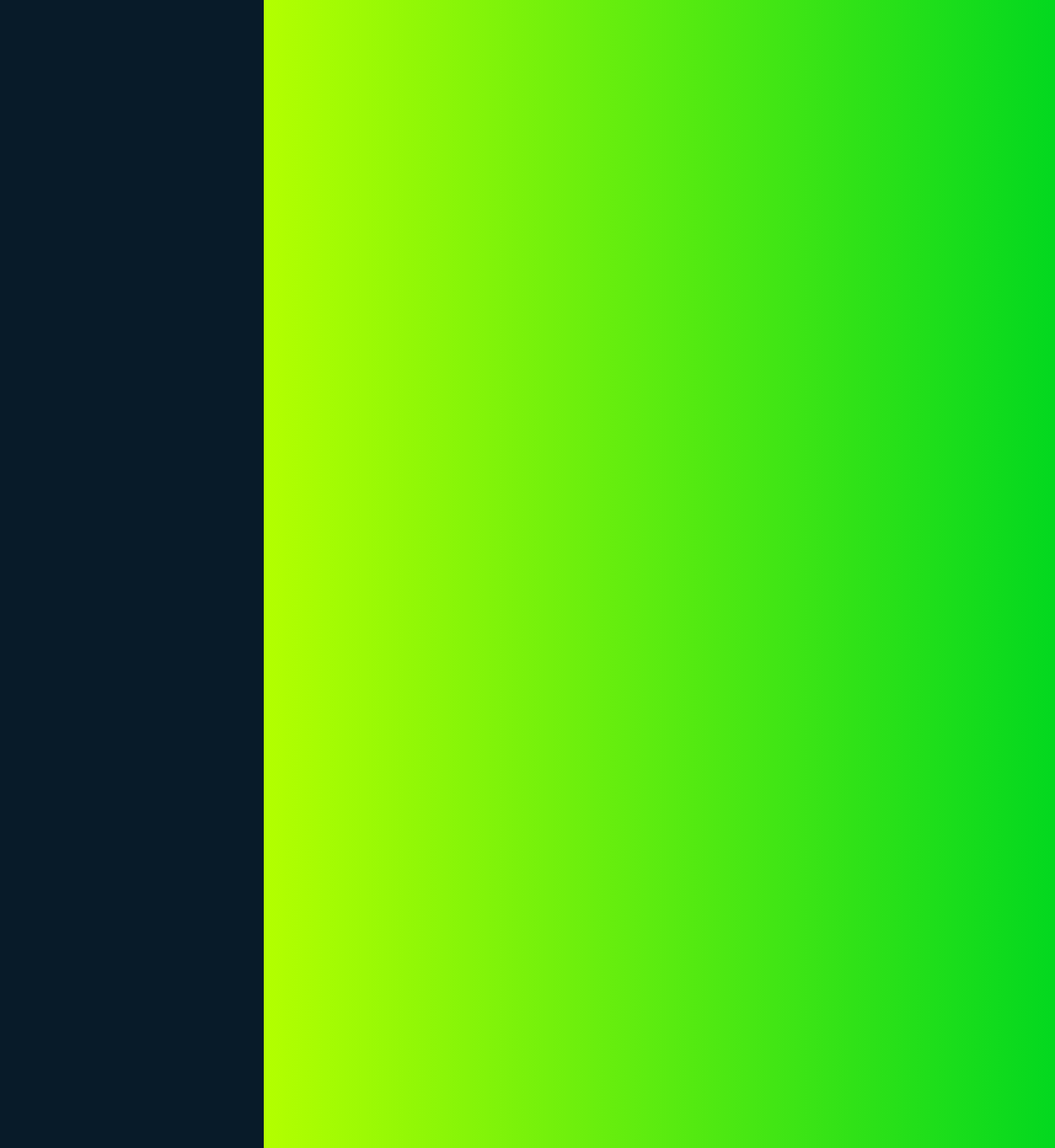
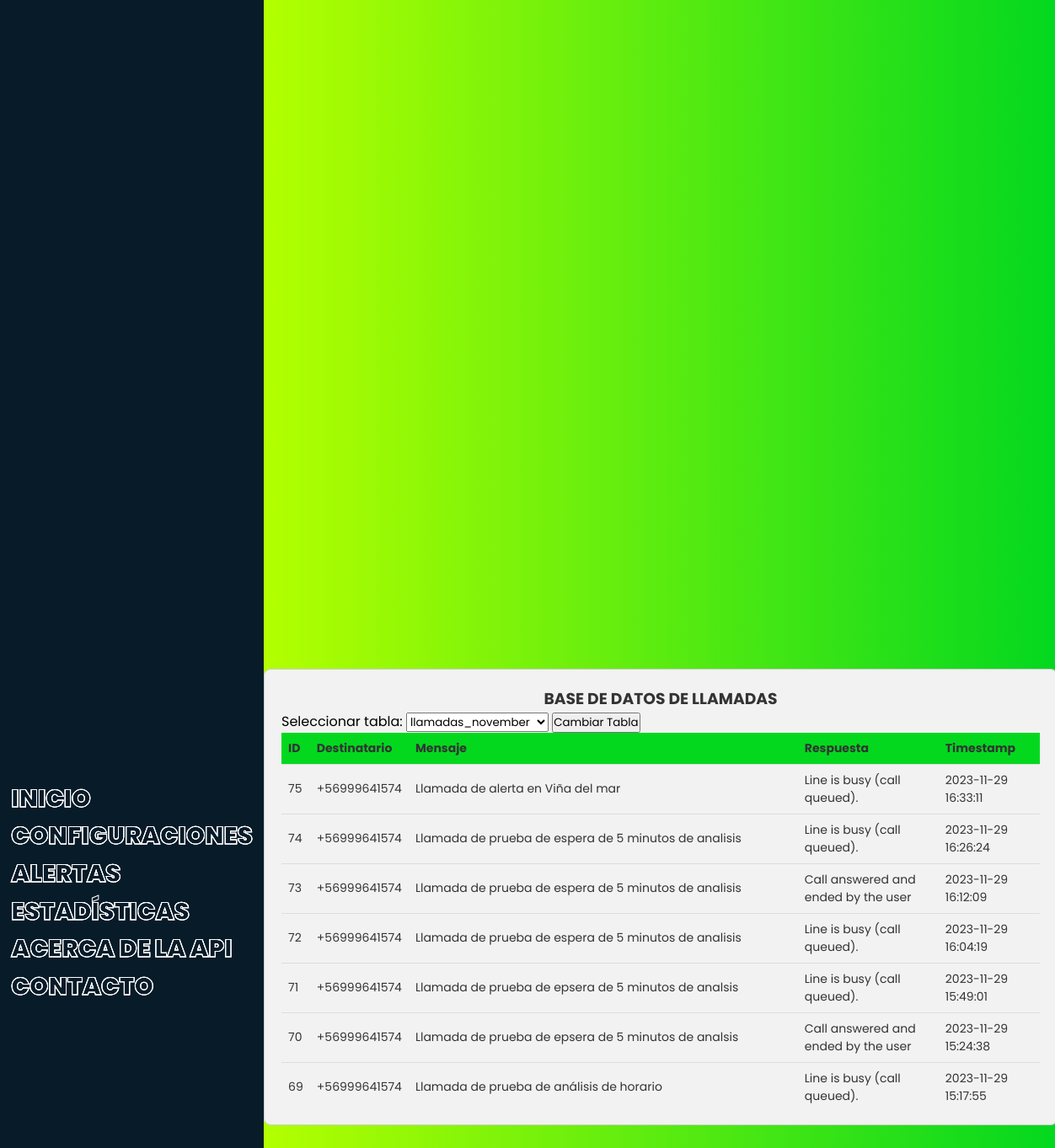
Page /ALERTAS on the committed database (2 pictures, top to bottom).
### tables this page shows
CREATE TABLE llamadas_november (
            id INTEGER PRIMARY KEY AUTOINCREMENT,
            destinatario TEXT,
            mensaje TEXT,
            respuesta TEXT,
            timestamp DATETIME
        );

### webapp2.py (the view)
@app.route('/ALERTAS', methods=['GET', 'POST'])
def mostrar_llamadas():
    tablas = get_lista_tablas()
    if request.method == 'POST':
        tabla_seleccionada = request.form['tabla']
        llamadas = obtener_llamadas(tabla_seleccionada)
        return render_template('alertas.html', llamadas=llamadas, tablas=tablas, tabla_seleccionada=tabla_seleccionada)
    tabla_default = 'llamadas_november'  # Cambia esto según tu necesidad
    llamadas = obtener_llamadas(tabla_default)
    return render_template('alertas.html', llamadas=llamadas, tablas=tablas, tabla_seleccionada=tabla_default)

### webapp2.py (called while the page is built)
def obtener_llamadas(tabla):
    conn = sqlite3.connect('llamadas.db')
    cursor = conn.cursor()
    cursor.execute(f"SELECT * FROM {tabla} ORDER BY id DESC")
    llamadas = cursor.fetchall()
    conn.close()
    return llamadas

def get_lista_tablas():
    conn = sqlite3.connect('llamadas.db')
    cursor = conn.cursor()
    cursor.execute("SELECT name FROM sqlite_master WHERE type='table' AND name LIKE 'llamadas_%'")
    tablas = [row[0] for row in cursor.fetchall()]
    conn.close()
    return tablas

### templates/alertas.html (shortened to what this page needs)
<!DOCTYPE html>
<html>
<head>
    <link rel="stylesheet" href="static/alertas.css">
</head>
<body>
    <main>
        <nav>
            <ul>
                <li><a href="/INICIO" data-text="INICIO">INICIO</a></li>
                <li><a href="/CONFIG" data-text="CONFIGURACIONES">CONFIGURACIONES</a></li>
                <li><a href="/ALERTAS" id="config-link"  data-text="ALERTAS">ALERTAS</a></li>
                <li><a href="/ESTADISTICAS" data-text="ESTADISTICAS">ESTADÍSTICAS</a></li>
                <li><a href="/ABOUTAPI" data-text="ACERCA DE LA API">ACERCA DE LA API</a></li>
                <li><a href="/CONTACTO" data-text="CONTACTO">CONTACTO</a></li>
            </ul>
        </nav>
        <section id="MAIN-BOX">
            <section id="BOX1">
                <h1>BASE DE DATOS DE LLAMADAS</h1>
                <form action="/ALERTAS" method="post">
                    <label for="tabla">Seleccionar tabla:</label>
                    <select id="tabla" name="tabla">
                        {% for tabla in tablas %}
                            {% if tabla == tabla_seleccionada %}
                                <option value="{{ tabla }}" selected>{{ tabla }}</option>
                            {% else %}
                                <option value="{{ tabla }}">{{ tabla }}</option>
                            {% endif %}
                        {% endfor %}
                    </select>
                    <input type="submit" value="Cambiar Tabla">
                </form>
                <div class="table-container">
                    <table class="styled-table">
                        <thead>
                            <tr>
                                <th>ID</th>
                                <th>Destinatario</th>
                                <th>Mensaje</th>
                                <th>Respuesta</th>
                                <th>Timestamp</th>
                            </tr>
                        </thead>
                        <tbody>
                            {% for llamada in llamadas %}
                            <tr>
                                <td>{{ llamada[0] }}</td>
                                <td>{{ llamada[1] }}</td>
                                <td>{{ llamada[2] }}</td>
                                <td>{{ llamada[3] }}</td>
                                <td>{{ llamada[4] }}</td>
                            </tr>
                            {% endfor %}
                        </tbody>
                    </table>
                </div>
            </section>
        </section>
    </main>
</body>
</html>

### static/alertas.css (style rules this page uses)
* { margin: 0; padding: 0; font-family: 'Poppins', sans-serif; }
@media screen and (min-width: 769px) { main { flex-direction: row; } }
@media screen and (min-width: 769px) { nav { width: 25%; } }
@media screen and (min-width: 769px) { #MAIN-BOX { width: 75%; } }
@media screen and (min-width: 769px) { #BOX1 { width: 100%; max-width: 100%; height: auto; padding: 20px; } }
main { display: flex; background: #081b29; }
nav { display: flex; justify-content: center; align-items: center; min-height: 100vh; background: #081b29; overflow: hidden; width: 25%; margin: 0 10px; }
ul li { list-style: none; }
ul li a { position: relative; display: block; color: transparent; -webkit-text-stroke: 1px #fff; font-size: 1.8em; font-weight: 900; text-decoration: none; line-height: 1.2em; padding-bottom: 10px; }
ul li a:before, ul li a:after { content: attr(data-text); position: absolute; top: 0; left: 0; transition: 0.5s; }
#MAIN-BOX { display: flex; flex-direction: column; align-items: center; justify-content: center; height: 100vh; width: 75%; background: linear-gradient(to right, #b3ff00, #03d81f); }
#BOX1 { background-color: #f2f2f2; border: 1px solid #ccc; border-radius: 8px; padding: 20px; margin: 0 auto; height: 500px; width: 900px; max-width: 1000px; }
#BOX1 h1 { text-align: center; color: #333; }
table { border-collapse: collapse; width: 100%; color: #333; font-family: Arial, sans-serif; font-size: 14px; text-align: left; overflow: hidden; box-shadow: 0 0 20px #0000001a; }
th, td { padding: 8px; text-align: left; border-bottom: 1px solid #ddd; }
th { text-align: left; }
thead th { background-color:#03d81f; }
tbody td { position: relative; }
tr:nth-child(even) { background-color: #f2f2f2; }
.table-container { max-height: 450px; overflow-y: auto; }

### rows in the picture
llamadas_november: id "75", destinatario "+56999641574", mensaje "Llamada de alerta en Viña del mar", respuesta "Line is busy (call queued).", timestamp "2023-11-29 16:33:11"
llamadas_november: id "74", destinatario "+56999641574", mensaje "Llamada de prueba de espera de 5 minutos de analisis", respuesta "Line is busy (call queued).", timestamp "2023-11-29 16:26:24"
llamadas_november: id "73", destinatario "+56999641574", mensaje "Llamada de prueba de espera de 5 minutos de analisis", respuesta "Call answered and ended by the user", timestamp "2023-11-29 16:12:09"
llamadas_november: id "72", destinatario "+56999641574", mensaje "Llamada de prueba de espera de 5 minutos de analisis", respuesta "Line is busy (call queued).", timestamp "2023-11-29 16:04:19"
llamadas_november: id "71", destinatario "+56999641574", mensaje "Llamada de prueba de epsera de 5 minutos de analsis", respuesta "Line is busy (call queued).", timestamp "2023-11-29 15:49:01"
llamadas_november: id "70", destinatario "+56999641574", mensaje "Llamada de prueba de epsera de 5 minutos de analsis", respuesta "Call answered and ended by the user", timestamp "2023-11-29 15:24:38"
llamadas_november: id "69", destinatario "+56999641574", mensaje "Llamada de prueba de análisis de horario", respuesta "Line is busy (call queued).", timestamp "2023-11-29 15:17:55"

### other values in the picture
form field tabla "llamadas_november"
